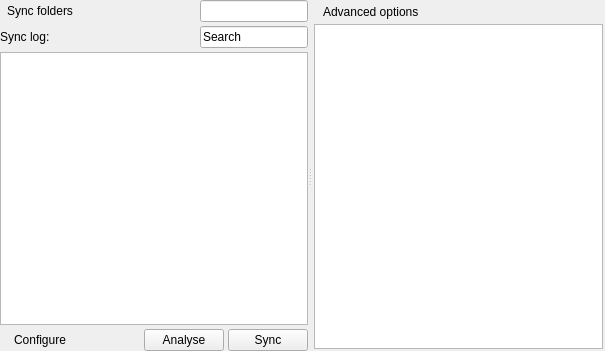
<?xml version="1.0" encoding="UTF-8"?>
<ui version="4.0">
 <class>SyncTabForm</class>
 <widget class="QWidget" name="SyncTabForm">
  <property name="geometry">
   <rect>
    <x>0</x>
    <y>0</y>
    <width>605</width>
    <height>351</height>
   </rect>
  </property>
  <property name="windowTitle">
   <string>Form</string>
  </property>
  <layout class="QVBoxLayout" name="verticalLayout_5">
   <property name="spacing">
    <number>2</number>
   </property>
   <property name="margin">
    <number>0</number>
   </property>
   <item>
    <widget class="QSplitter" name="advanced_splitter">
     <property name="orientation">
      <enum>Qt::Horizontal</enum>
     </property>
     <widget class="QWidget" name="verticalLayoutWidget">
      <layout class="QVBoxLayout" name="verticalLayout_3">
       <property name="spacing">
        <number>4</number>
       </property>
       <item>
        <layout class="QHBoxLayout" name="horizontalLayout_5">
         <property name="spacing">
          <number>2</number>
         </property>
         <item>
          <widget class="QPushButton" name="add_folder_btn">
           <property name="sizePolicy">
            <sizepolicy hsizetype="Minimum" vsizetype="Fixed">
             <horstretch>0</horstretch>
             <verstretch>0</verstretch>
            </sizepolicy>
           </property>
           <property name="maximumSize">
            <size>
             <width>16777215</width>
             <height>22</height>
            </size>
           </property>
           <property name="text">
            <string>Sync folders</string>
           </property>
           <property name="icon">
            <iconset resource="resources.qrc">
             <normaloff>:/images/add.png</normaloff>:/images/add.png</iconset>
           </property>
           <property name="flat">
            <bool>true</bool>
           </property>
          </widget>
         </item>
         <item>
          <spacer name="horizontalSpacer_3">
           <property name="orientation">
            <enum>Qt::Horizontal</enum>
           </property>
           <property name="sizeHint" stdset="0">
            <size>
             <width>40</width>
             <height>20</height>
            </size>
           </property>
          </spacer>
         </item>
         <item>
          <widget class="QLineEdit" name="tab_name_le">
           <property name="sizePolicy">
            <sizepolicy hsizetype="Minimum" vsizetype="Fixed">
             <horstretch>0</horstretch>
             <verstretch>0</verstretch>
            </sizepolicy>
           </property>
          </widget>
         </item>
        </layout>
       </item>
       <item>
        <layout class="QVBoxLayout" name="folders_vlayout">
         <property name="spacing">
          <number>4</number>
         </property>
        </layout>
       </item>
       <item>
        <layout class="QHBoxLayout" name="horizontalLayout">
         <item>
          <widget class="QLabel" name="sync_log_lbl">
           <property name="text">
            <string>Sync log:</string>
           </property>
          </widget>
         </item>
         <item>
          <spacer name="horizontalSpacer">
           <property name="orientation">
            <enum>Qt::Horizontal</enum>
           </property>
           <property name="sizeHint" stdset="0">
            <size>
             <width>40</width>
             <height>20</height>
            </size>
           </property>
          </spacer>
         </item>
         <item>
          <widget class="ExtendedLineEdit" name="search_le">
           <property name="sizePolicy">
            <sizepolicy hsizetype="Minimum" vsizetype="Fixed">
             <horstretch>0</horstretch>
             <verstretch>0</verstretch>
            </sizepolicy>
           </property>
           <property name="text">
            <string>Search</string>
           </property>
          </widget>
         </item>
        </layout>
       </item>
       <item>
        <widget class="QStackedWidget" name="logs_stckw">
         <property name="currentIndex">
          <number>0</number>
         </property>
         <widget class="QWidget" name="table_page">
          <layout class="QVBoxLayout" name="verticalLayout">
           <property name="spacing">
            <number>4</number>
           </property>
           <property name="margin">
            <number>0</number>
           </property>
           <item>
            <widget class="QTableWidget" name="sync_log_table">
             <property name="showGrid">
              <bool>false</bool>
             </property>
             <attribute name="horizontalHeaderVisible">
              <bool>false</bool>
             </attribute>
             <attribute name="verticalHeaderVisible">
              <bool>false</bool>
             </attribute>
             <column>
              <property name="text">
               <string>Sync log</string>
              </property>
             </column>
            </widget>
           </item>
          </layout>
         </widget>
         <widget class="QWidget" name="tree_page">
          <layout class="QVBoxLayout" name="verticalLayout_2">
           <property name="spacing">
            <number>4</number>
           </property>
           <property name="margin">
            <number>0</number>
           </property>
           <item>
            <widget class="QTreeWidget" name="analysis_tree">
             <attribute name="headerVisible">
              <bool>false</bool>
             </attribute>
             <column>
              <property name="text">
               <string notr="true">1</string>
              </property>
             </column>
            </widget>
           </item>
          </layout>
         </widget>
        </widget>
       </item>
       <item>
        <layout class="QHBoxLayout" name="horizontalLayout_2">
         <property name="spacing">
          <number>4</number>
         </property>
         <item>
          <widget class="QPushButton" name="advanced_btn">
           <property name="maximumSize">
            <size>
             <width>16777215</width>
             <height>22</height>
            </size>
           </property>
           <property name="text">
            <string>Configure</string>
           </property>
           <property name="icon">
            <iconset resource="resources.qrc">
             <normaloff>:/images/configure16.png</normaloff>:/images/configure16.png</iconset>
           </property>
           <property name="flat">
            <bool>true</bool>
           </property>
          </widget>
         </item>
         <item>
          <spacer name="horizontalSpacer_2">
           <property name="orientation">
            <enum>Qt::Horizontal</enum>
           </property>
           <property name="sizeHint" stdset="0">
            <size>
             <width>40</width>
             <height>20</height>
            </size>
           </property>
          </spacer>
         </item>
         <item>
          <widget class="QPushButton" name="analyse_btn">
           <property name="text">
            <string>Analyse</string>
           </property>
           <property name="icon">
            <iconset resource="resources.qrc">
             <normaloff>:/images/analyse_16.png</normaloff>:/images/analyse_16.png</iconset>
           </property>
          </widget>
         </item>
         <item>
          <widget class="QPushButton" name="sync_btn">
           <property name="text">
            <string>Sync</string>
           </property>
           <property name="icon">
            <iconset resource="resources.qrc">
             <normaloff>:/images/sync22.png</normaloff>:/images/sync22.png</iconset>
           </property>
          </widget>
         </item>
        </layout>
       </item>
      </layout>
     </widget>
     <widget class="QWidget" name="verticalLayoutWidget_2">
      <layout class="QVBoxLayout" name="verticalLayout_4">
       <property name="spacing">
        <number>2</number>
       </property>
       <property name="margin">
        <number>2</number>
       </property>
       <item>
        <layout class="QHBoxLayout" name="horizontalLayout_4">
         <item>
          <widget class="QLabel" name="label_3">
           <property name="pixmap">
            <pixmap resource="resources.qrc">:/images/configure16.png</pixmap>
           </property>
          </widget>
         </item>
         <item>
          <widget class="QLabel" name="label_2">
           <property name="text">
            <string>Advanced options</string>
           </property>
          </widget>
         </item>
         <item>
          <spacer name="horizontalSpacer_4">
           <property name="orientation">
            <enum>Qt::Horizontal</enum>
           </property>
           <property name="sizeHint" stdset="0">
            <size>
             <width>40</width>
             <height>20</height>
            </size>
           </property>
          </spacer>
         </item>
        </layout>
       </item>
       <item>
        <widget class="QTreeWidget" name="advanced_tree">
         <property name="minimumSize">
          <size>
           <width>270</width>
           <height>0</height>
          </size>
         </property>
         <attribute name="headerVisible">
          <bool>false</bool>
         </attribute>
         <column>
          <property name="text">
           <string>Advanced options</string>
          </property>
         </column>
        </widget>
       </item>
      </layout>
     </widget>
    </widget>
   </item>
  </layout>
 </widget>
 <customwidgets>
  <customwidget>
   <class>ExtendedLineEdit</class>
   <extends>QLineEdit</extends>
   <header>extendedlineedit.h</header>
  </customwidget>
 </customwidgets>
 <resources>
  <include location="resources.qrc"/>
 </resources>
 <connections/>
</ui>
